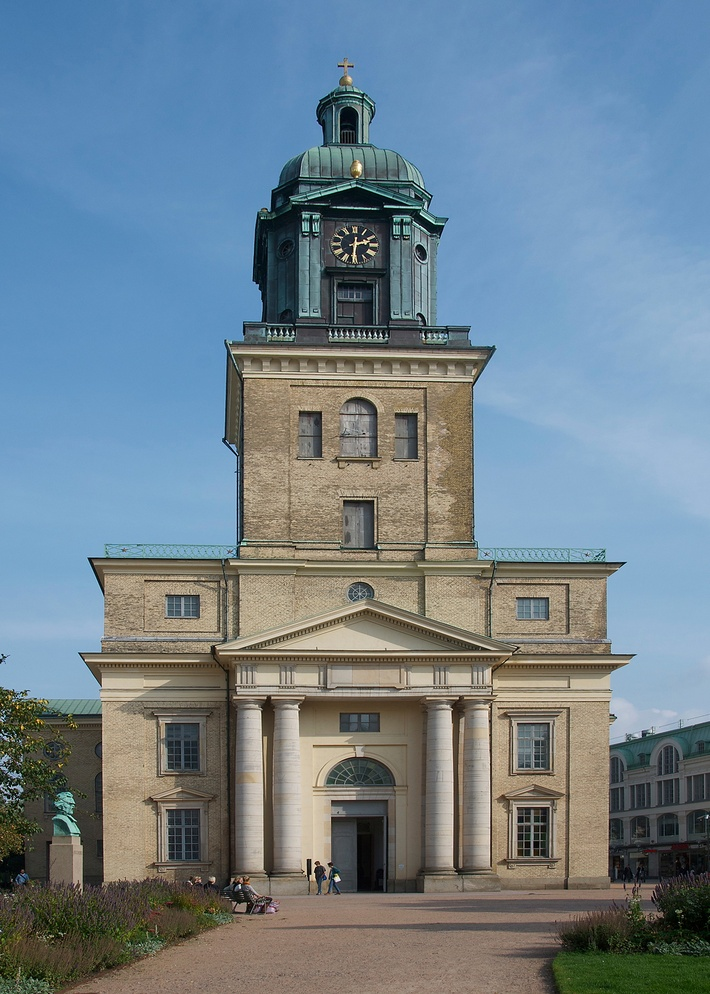
#> input picture SSY098-Image Ananlysis/lab1/data/churches/church_training/gbg/gbg1.jpg, 710 x 994 px, shrunk from 1142 x 1600 before the run; its folder holds only this picture in this run
$ jupyter execute --allow-errors lab_1.ipynb
#> lines starting #> are read from the running program, lines starting #| are printed output that depends on the picture
### SSY098-Image Ananlysis/lab1/supplied.py
import numpy as np
import matplotlib.pyplot as plt
import cv2
import os
from glob import glob

# [24 lines left out: function plot_overlay, not called in this run]

def extract_sift_features(image_path):
    """Extracts SIFT descriptors from an image."""
    image = cv2.imread(image_path, cv2.IMREAD_GRAYSCALE)
    if image is None:
        print(f'Error: Could not load image {image_path}')
        return None, None

    sift = cv2.SIFT_create()
    keypoints, descriptors = sift.detectAndCompute(image, None)
    return keypoints, descriptors

# [13 lines left out: function match_descriptors, not called in this run]

def create_training_data(training_folder):
    """Extracts SIFT descriptors from all training images and returns the training data."""
    descriptors_list = []
    labels_list = []
    class_names = sorted([d for d in os.listdir(training_folder) if os.path.isdir(os.path.join(training_folder, d))])

    for label, class_name in enumerate(class_names):
        image_paths = glob(os.path.join(training_folder, class_name, '*.jpg'))
        for image_path in image_paths:
            _, descriptors = extract_sift_features(image_path)
            if descriptors is not None:
                descriptors_list.append(descriptors)
                labels_list.extend([label] * descriptors.shape[0])

    descriptors_array = np.vstack(descriptors_list) if descriptors_list else np.array([])
    labels_array = np.array(labels_list, dtype=np.int32)

    training_data = {
        'descriptors': descriptors_array,
        'labels': labels_array,
        'names': class_names
    }

    return training_data

### SSY098-Image Ananlysis/lab1/functions.py
import numpy as np
from PIL import Image
from scipy.ndimage import rank_filter
import cv2
from supplied import *

def create_covariance_filter(pos_patches):
    """
    Creates a covariance filter from a set of positive patches.

    Parameters:
    pos_patches (numpy array): Array of positive patches.

    Returns:
    numpy array: The computed covariance filter.
    """
    nbr_pos = len(pos_patches)
    w = np.zeros_like(pos_patches[0])

    # Your code here
    for pos in pos_patches:
        w += pos

    w = w / nbr_pos

    mean = w.mean(axis=(0, 1), keepdims=True)
    w = (w - mean) / (w.shape[0] * w.shape[1])

    return w


# [110 lines left out: functions compute_threshold, compute_threshold_improved, not called in this run]


def read_as_grayscale(image_path):
    image = Image.open(image_path).convert('L')

    image = np.array(image)

    image = image / 255

    return image


# [89 lines left out: functions strict_local_maxima, detector, read_image, classify_church, not called in this run]

### SSY098-Image Ananlysis/lab1/lab_1.ipynb
# Lab 1: Image recognition
You will find the complete lab manual in this file. Some exercises require written answers, while others require coding.

**Important:** Do **not** define functions directly in this notebook. Instead, save them in the `functions.py` file and call them from the code cells in this notebook.

### Submission Requirements:
Your final lab submission should include:
1. Your edited **notebook file** (`.ipynb`).
2. Your **`functions.py`** file containing all function definitions.
3. A **HTML printout** of the executed notebook with all outputs visible: File → Save and export Notebook As → HTML

First, we'll import a set of python packages you'll need for this lab.

[cell 1]
import numpy as np
import matplotlib.pyplot as plt
import cv2
import os
from glob import glob

## Task 1: Blood cell classification with a mean template classifier

Load `data/bloodcell.npz`, which is a set of patches containing blood cells.

#> (a cell that did not finish here is left out)

### Task 1.1
Display some positive and negative examples. Based on the displayed examples, how do you think the positive and negative examples were selected?

[cell 3]
# Your code here
np.random.seed(20)

f, ax = plt.subplots(2, 5)

pos_start = np.random.randint(0, 196)
end_start = np.random.randint(0, 196)

#> (the rest of this cell did not finish here and is left out)

**Your answer:** We think if the image is selected as a positive example, it should contain a complete and round cell with clear and well-defined edges. Additionally, the cell should be approximately centered within the image. Otherwise, the image will be considered as a negative example.

### Task 1.2
Compute an average cell from the positive examples, and display the average cell.

#> (a cell that did not finish here is left out)

### Task 1.3
Make a function that creates a covariance filter based on the set of positive examples. Place it in your `functions.py` file.

[cell 5]
# [16 lines left out: function create_covariance_filter, not called in this run]

### Task 1.4
Test the filter on the positive and negative examples with  $\tau = 0$. How many misclassified examples do you get?

[cell 6]
from functions import create_covariance_filter

# Your code here
#> (the rest of this cell did not finish here and is left out)

We get 65 misclassified examples.

 ### Task 1.5
 Given a set of training images and a fixed $w$, can you suggest an efficient method to find the best $\tau$?

 **Your answer:** We try different values of $\tau$ and compute the number of misclassified examples. Then we choose the best $\tau$ with the least misclassified examples.

### Task 1.6
Make a function that finds the threshold that gives the least amount of misclassified blood cells. Place it in your `functions.py` file.

[cell 7]
# [15 lines left out: function compute_threshold, not called in this run]

### Task 1.7
Modify `compute_threshold` such that it also computes and returns the precision and recall, as well as the confusion matrix. Also modify it in `functions.py` accordingly.

[cell 8]
# [16 lines left out: function compute_threshold, not called in this run]

### Task 1.8
Use `compute_threshold` to compute the best threshold, the precision and the recall, as well as the confusion matrix. Explain what these numbers mean to someone who has not taken this course.

[cell 9]
from functions import compute_threshold

# Your code here
#> (the rest of this cell did not finish here and is left out)

**Your answer:** The best threshold is a decision boundary to help us measure whether an image is positive. The precision is used to tell us how many images are correct among all the images classified as a positive example. And the recall tells us how many images are correct among all the images that belong to a positive example.

The confusion matrix shows the number of all true and false predictions in a matrix. The detailed format of the confusion matrix we output is:
|                  | Predicted Positive  | Predicted Negative  |
| -----------------|---------------------| --------------------|
| Actual Positive  | 195(TP) | 5(FN) |
| Actual Negative  | 33(FP) | 167(TN) |

### Task 1.9

Study some failure cases. Can you see why your classifier fails in these cases?

[cell 10]
# Your code here
pos_misclassified_image = []
neg_misclassified_image = []

#> (the rest of this cell did not finish here and is left out)

**Your answer:** We observe that the filter appears to represent a complete, round cell. Compared with it, the false-negative examples have many overlapping cells, which may confuse the classifier. The classifier may think of multiple overlapping cells as a single cell with an abnormal shape. On the other hand, each false-positive example has a complete and round cell, which leads to misclassification.

### Task 1.10

Load one of the images in the folder `data/bloodcells/test_images` using your function `read_as_grayscale` from lab 0. The image contains a
microscopic image with a lot of blood cells. In order to count the blood cells, apply your linear classiffer with a sliding dot product. Use the function `filter2D(image, -1, w)` from the package `cv2` and threshold the whole response image at once. Use the supplied `plot_overlay` to plot the results.

[cell 11]
from functions import read_as_grayscale
from supplied import plot_overlay

# Your code here
#> (the rest of this cell did not finish here and is left out)


result = cv2.filter2D(blood_cell, -1, w)

binary_mask = np.zeros_like(result)
binary_mask[result > thr] = 1

plot_overlay(blood_cell, binary_mask)

### Task 1.11
You might want to change the threshold to decrease the number of false detections. Try to improve the results. What is problematic about the way that you generated the original threshold?

[cell 12]
# Your code here
from functions import compute_threshold_improved

#> (the rest of this cell did not finish here and is left out)

**Your answer:** We defined a threshold range and selected the best value by minimizing the number of misclassified images in the original threshold selection. However, both the range and the interval were manually determined, which may cause the best threshold to be missed. To improve the result, we try to define the range based on the maximum and minimum values of all the dot products.

### Task 1.12
Write a function `strict_local_maxima` that computes the coordinates of all strict local maxima in the image. Place it in your `functions.py` file.

[cell 13]
from scipy.ndimage import rank_filter

# [19 lines left out: function strict_local_maxima, not called in this run]

### Task 1.13

Apply `strict_local_maxima` to the image in task 1.10. Use the supplied `plot_overlay` to plot the results.

[cell 14]
from functions import strict_local_maxima

# Your code here
#> (the rest of this cell did not finish here and is left out)


result = cv2.filter2D(blood_cell, -1, w)

strict_local_result = strict_local_maxima(result, thr)

binary_mask = np.zeros_like(result)
binary_mask[result > thr] = 1

plot_overlay(blood_cell, binary_mask, strict_local_result)

### Task 1.14
Make a function `detector` that uses your linear classifier with non-maximum suppression to detect cell centres in an image. Place it in your `functions.py` file.

[cell 15]
import cv2

# [17 lines left out: function detector, not called in this run]

### Task 1.15
Test your function `detector` on the images in `data/bloodcells/test_images`. Plot the results with `plot_overlay`.

[cell 16]
from functions import detector

# Load and process all test images
image_paths = glob('data/bloodcells/test_images/*.png')
#> image_paths = []
for image_path in image_paths:

    # Your code here
    blood_cell = read_as_grayscale(image_path)
    centers, thresholded_response = detector(blood_cell, w, thr)
    plot_overlay(blood_cell, thresholded_response, centers)

## Task 2: Traffic sign classification with a mean template classifier
### Task 2.1
Use the functions you implemented in task 1 to construct a traffic sign classifier from the training images in `data/trafficsigns/training_images`, and apply it on the test images in `data/trafficsigns/test_images`. Use your function `read_as_grayscale` from lab 0 to read the images. Display your results with `plot_overlay`.

[cell 17]
# Load training data
pos_patches = [read_as_grayscale(file) for file in glob('data/trafficsigns/speed/*.png')]
neg_patches = [read_as_grayscale(file) for file in glob('data/trafficsigns/bg/*.png')]

# Your code here
#> (the rest of this cell did not finish here and is left out)

### Task 2.2
Modify the `detector` function you implemented in task 1 such that it works for RGB images as well (use all three color channels). Use the function `read_image` from lab 0 to read the images. Display your results with `plot_overlay`. Did your results improve?

[cell 18]
from functions import read_image

# Load training data
pos_patches = [read_image(file) for file in glob('data/trafficsigns/speed/*.png')]
neg_patches = [read_image(file) for file in glob('data/trafficsigns/bg/*.png')]

# Your code here
#> (the rest of this cell did not finish here and is left out)

The results are improved, but they are not ideal.

## Task 3: Church classification with SIFT features

Use the supplied function `training_data` to extract SIFT descriptors from all training images in `data/churches/church_training/`. Use the supplied functions `extract_sift_features` and `match_descriptors` to create a function `classify_church` that tries to classify a new image by computing feature points for the new image, matching them to the features in the training data and letting each match vote for the correct church. Place it in your `functions.py` file. Try classifying all ten provided church images in `data/churches/church_test`. How many do you get right?

[cell 19]
from supplied import extract_sift_features, match_descriptors

# [21 lines left out: function classify_church, not called in this run]

[cell 20]
from functions import classify_church
from supplied import create_training_data

# Load training data
training_data = create_training_data('data/churches/church_training/')
#> in extract_sift_features, `image = cv2.imread(image_path, cv2.IMREAD_GRAYSCALE)`:
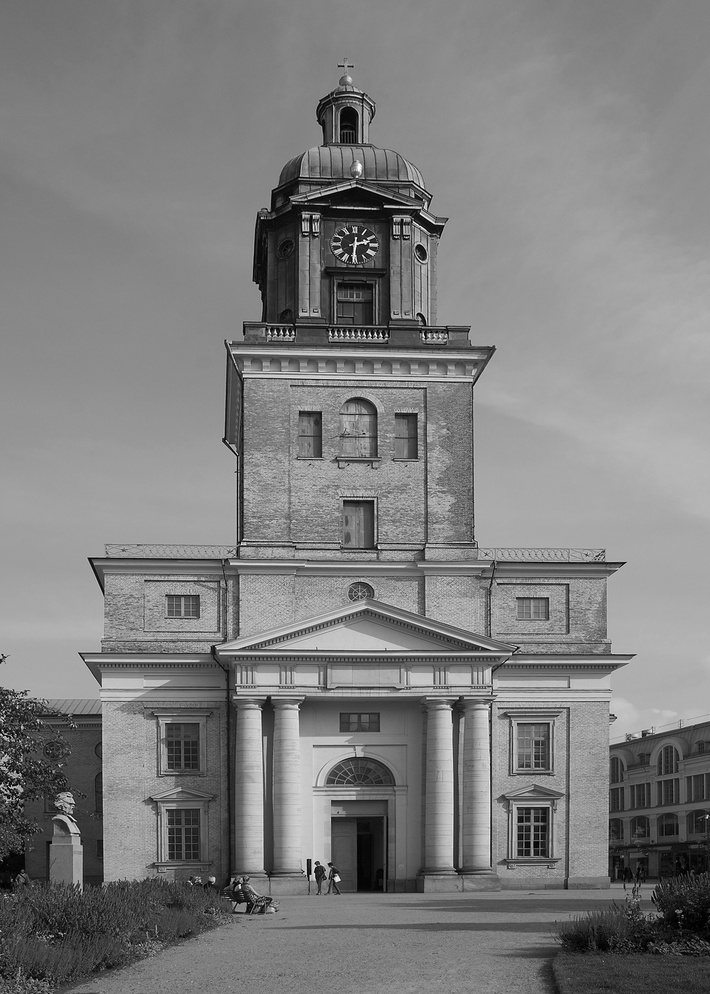
#> image: shape (994, 710); min 0, max 255, mean 125.6
#> in extract_sift_features, `keypoints, descriptors = sift.detectAndCompute(image, None)`: keypoints = 2093 keypoints; strongest (x, y, size): (337, 879, 3.9), (275, 332, 1.9), (240, 886, 2.4), (365, 242, 3)
#> pass 2 of the loop in create_training_data, `for label, class_name in enumerate(class_names):`:
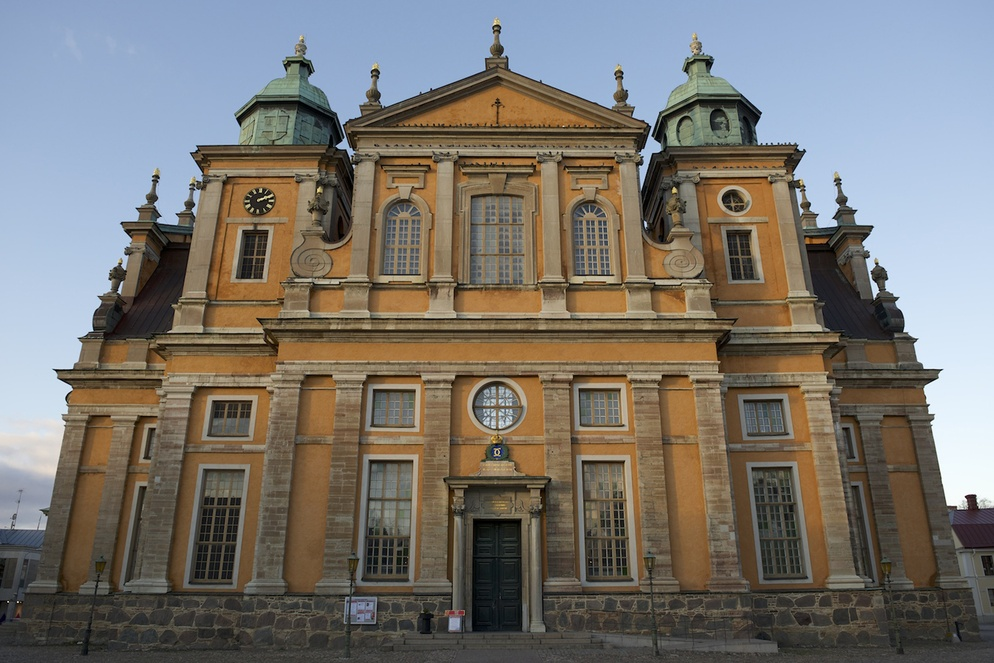
#> input picture SSY098-Image Ananlysis/lab1/data/churches/church_training/kalmar/kalmar1.jpg, 994 x 663 px, shrunk from 1600 x 1067 before the run
#> in extract_sift_features (call 2), `image = cv2.imread(image_path, cv2.IMREAD_GRAYSCALE)`:
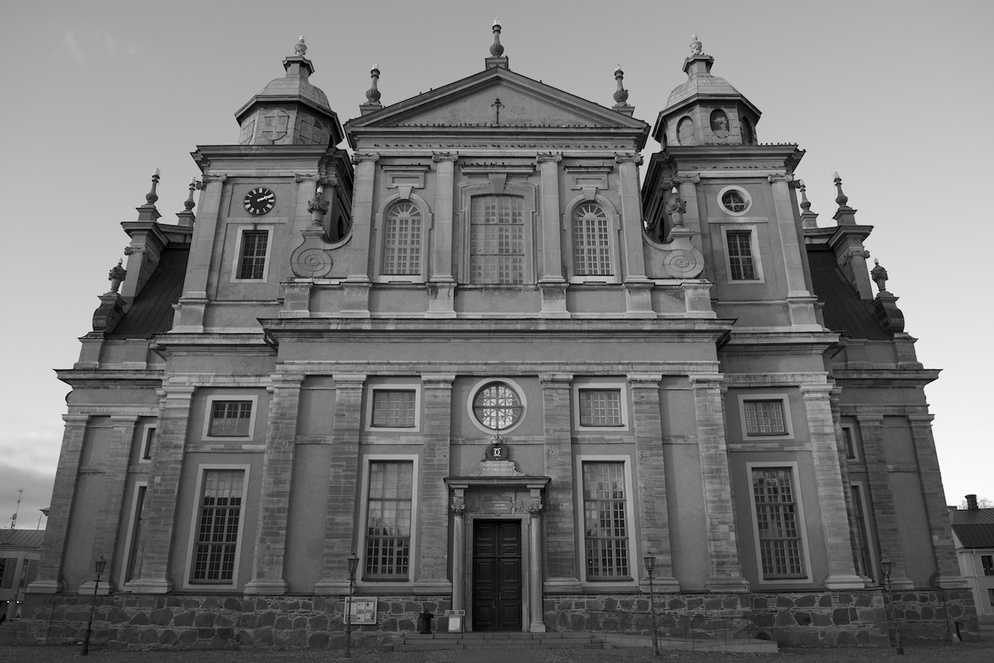
#> image: shape (663, 994); min 0, max 255, mean 117.1
#> keypoints = 3692 keypoints; strongest (x, y, size): (971, 498, 6.8), (645, 223, 2.1), (260, 191, 2.1), (258, 200, 1.9)
#> training_data = 3 items

# Classify test images
test_images = glob('data/churches/church_test/*.jpg')

for image_path in test_images:
    label = classify_church(image_path, training_data)
    class_name = training_data['names'][label]
    print(f'Image {os.path.basename(image_path)} classified as {class_name}')
